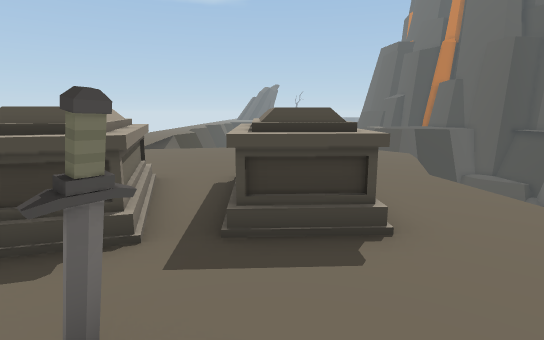
[1] (above)

15 first-person views from a walk through a scene from a Unity 3-D project. The camera is 1.3 m above the floor, tilts 10° down and sees 80° across. The floor is counted in squares, 1 m on a side. Each view is taken from the middle of a square. On the plan, view 1 faces up. The plan holds only what a view shows up to about 14 squares ahead; the rest is blank. The place goes on beyond the plan. Some animated figures are not drawn.

[2]
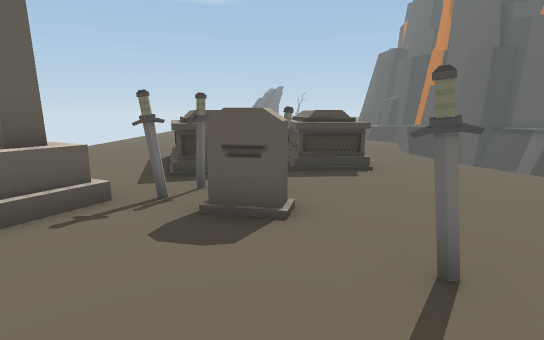

[3]
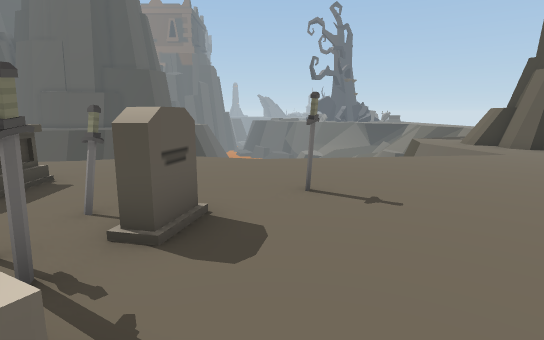

[4]
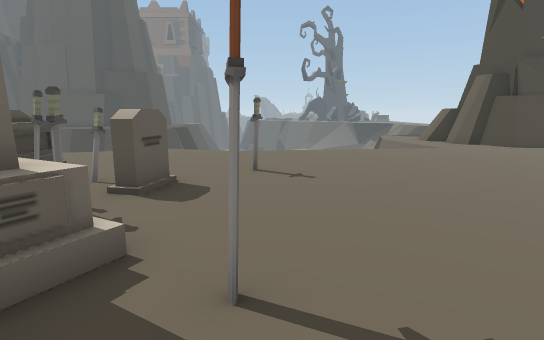

[5]
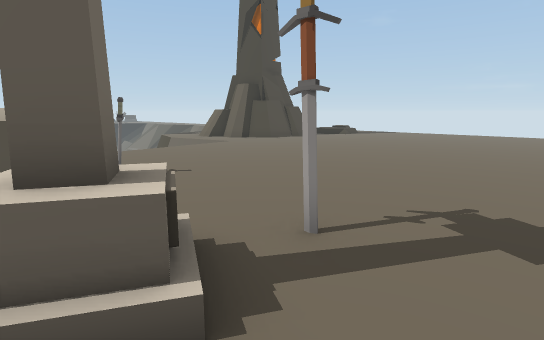

[6]
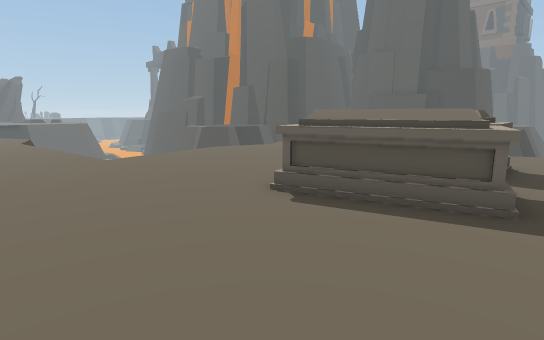

[7]
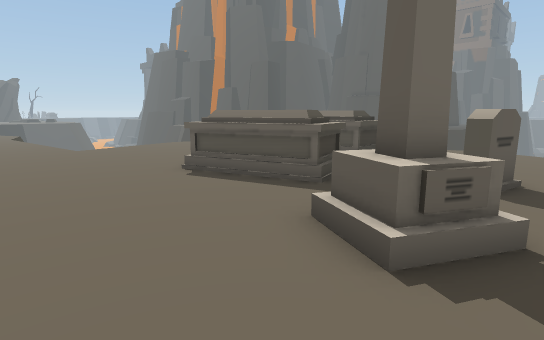

[8]
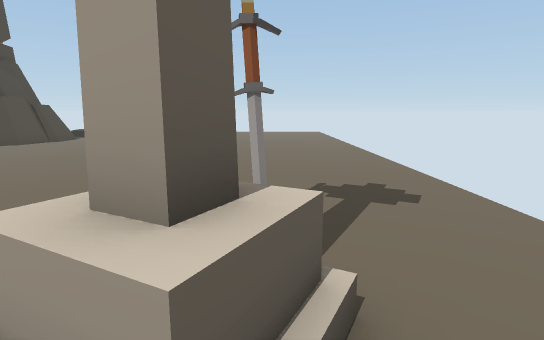

[9]
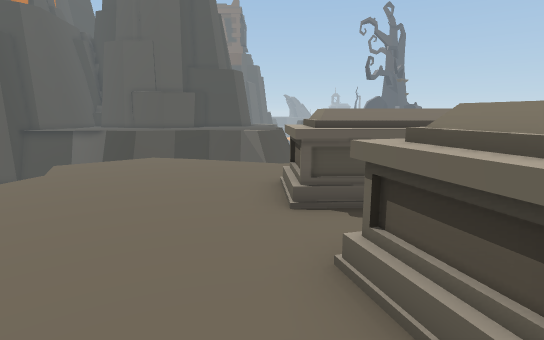

[10]
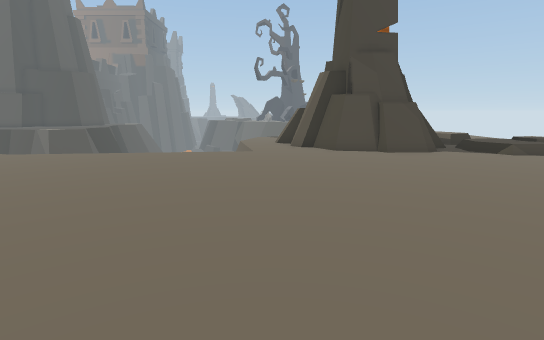

[11]
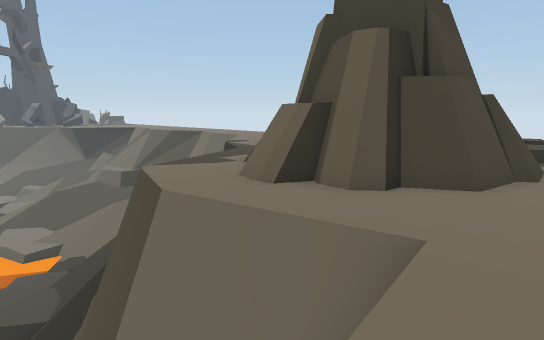

[12]
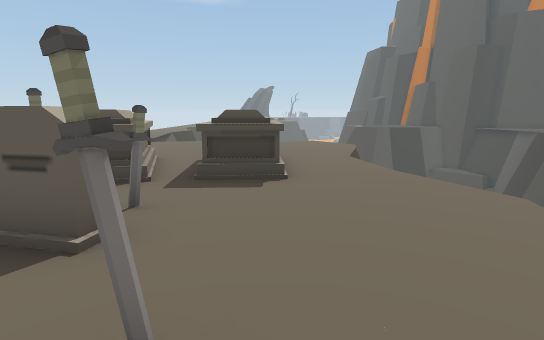

[13]
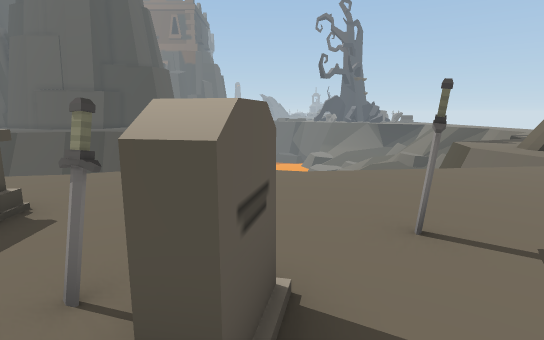

[14]
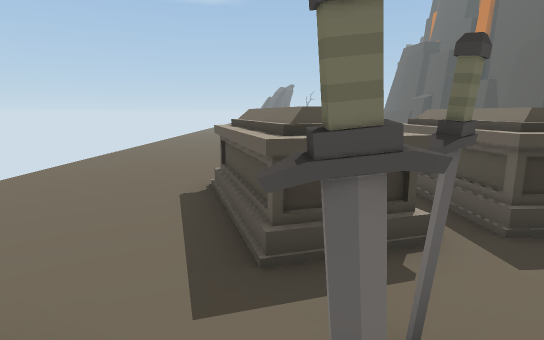

[15]
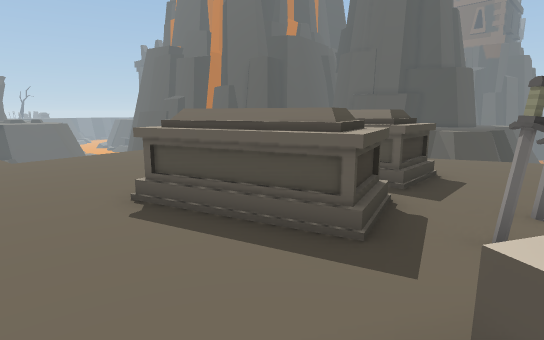

### Floor plan
Key: @ floor where view 1 was taken; # wall or solid block; x gap in a wall; . main floor; - floor 0.25 m lower than the main floor; _ floor 4.5 m lower than the main floor; < floor 4.75 m lower than the main floor; ( floor 5.25 m lower than the main floor; / step, stairs or slope; = window, fence, low wall or low ledge; ^ raised ledge; v drop or lower ground.
Columns run from 8 left of view 1 to 20 right of it. Each row starts with its distance up from view 1.
 17  ..
 16  ..
 15  ..v
 14 ...v
 13 ...v
 12 ...vvv...vv.
 11 .............
 10 .............
  9 .............
  8 ............v
  7 ........=#..
  6 ....^^^.^^..
  5 ....^^^.^^..v
  4 .....^^.^^..v
  3 .....^^x#....
  2 ......x......v
  1 ...#####.....v
  0  ..##..#@....
 -1 .............
 -2 ...#....#....
 -3 .............
 -4 .............v
 -5 .............v         =
 -6 .............v        //_<<//
 -7 .............v vvvv ##/////(/
 -8 .............vvv...vv##//////
 -9 .................=...   //
-10 ...............###...
-11 ..............#####=.-
-12 .............=#   # ..

Where each view was taken, in squares from view 1:
view 1: 0 up, 0 right, facing up
view 2: 4 down, 1 left, facing up
view 3: 1 down, 5 left, facing right
view 4: 2 down, 7 left, facing right
view 5: 1 up, 7 left, facing down-right
view 6: 2 up, 8 left, facing up-right
view 7: 1 down, 8 left, facing up-right
view 8: 2 up, 5 left, facing down
view 9: 7 up, 5 left, facing right
view 10: 9 down, 6 left, facing right
view 11: 5 down, 4 right, facing down-right
view 12: 3 down, 1 right, facing up
view 13: 0 up, 3 left, facing right
view 14: 0 up, 3 left, facing up
view 15: 1 up, 6 left, facing up-right
